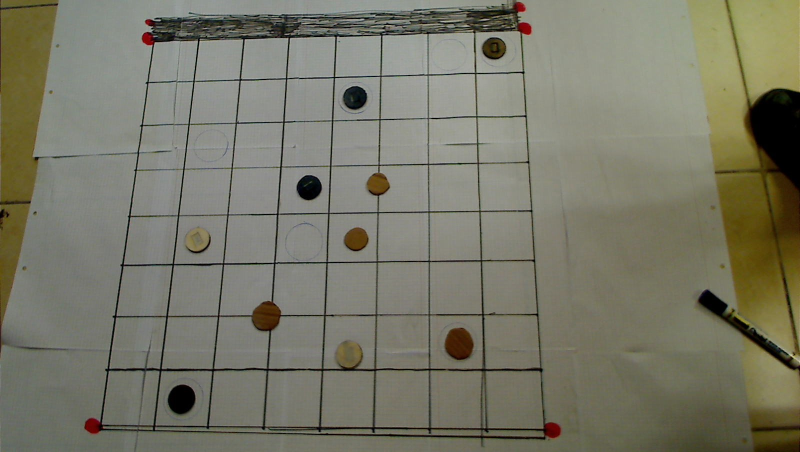
#> input picture עיבוד תמונה/data/WIN_20181129_13_32_56_Pro.jpg, 1600 x 904 px (shown at 1/2 size)
$ python -i cut_picture.py   (imports and definitions only)
#> lines starting #> are read from the running program, lines starting #| are printed output that depends on the picture; after the words box and inside, x2 and y2 are one past the last pixel; in counts of white or black regions, pixels touching at a corner belong together
import cv2;
import numpy as np;
import math

# [1 line not run here, left out]


# [32 lines left out: functions get_color, get_y_line_formula, get_x_line_formula, not called in this run]


def get_new_point(x, y):
    return ((x - 10) * 0.8, (y - 10) * 0.8)


def first_editing(image):
    image = cv2.adaptiveThreshold(image, 255, cv2.ADAPTIVE_THRESH_GAUSSIAN_C, cv2.THRESH_BINARY, 11, 10)
    image = cv2.morphologyEx(image, cv2.MORPH_OPEN, np.ones((4, 4)))
    image = cv2.medianBlur(image, 3)
    return image


def show_image(image):
    cv2.imshow("image", image)
    cv2.waitKey(0)


# [17 lines left out: functions resize, bolding, not called in this run]


# [1 line not run here, left out]

# [1 line that did not run here, left out]
# [1 line that did not run here, left out]
# [1 line that did not run here, left out]

# [1 line that did not run here, left out]
# for i in range(len(circles):

# circles = np.uint16(np.around(circles))


# [5 lines not run here, left out]

# [1 line that did not run here, left out]
# [1 line that did not run here, left out]
# [1 line that did not run here, left out]
# [1 line that did not run here, left out]
# [1 line that did not run here, left out]
# [1 line that did not run here, left out]
# [1 line that did not run here, left out]
# [16 lines not run here, left out]

red_lines = []
green_lines = []
red_form = []
green_form = []
# [18 lines not run here, left out]

table = []
sub = []
# [26 lines not run here, left out]

>>> import cv2
>>> picture = cv2.imread('עיבוד תמונה/data/WIN_20181129_13_32_56_Pro.jpg', cv2.IMREAD_GRAYSCALE)
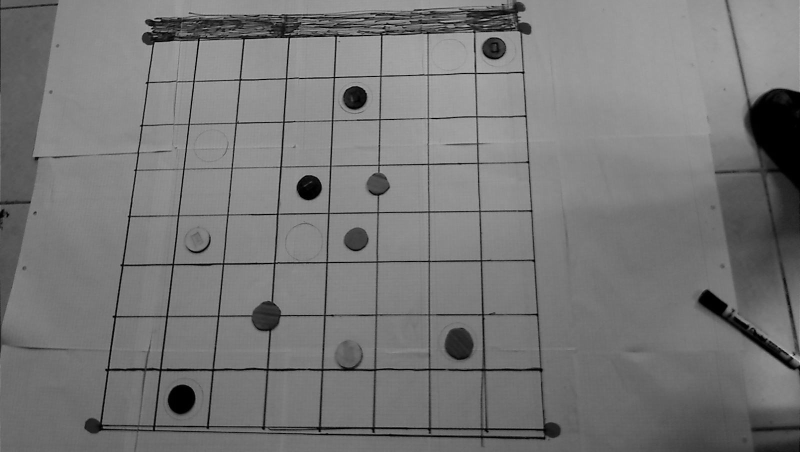
#> picture: shape (904, 1600) (shown at 1/2 size); min 0, max 204, mean 118.6
>>> result = first_editing(picture)
#> in first_editing, `image = cv2.adaptiveThreshold(image, 255, cv2.ADAPTIVE_THRESH_GAUSSIAN..`:
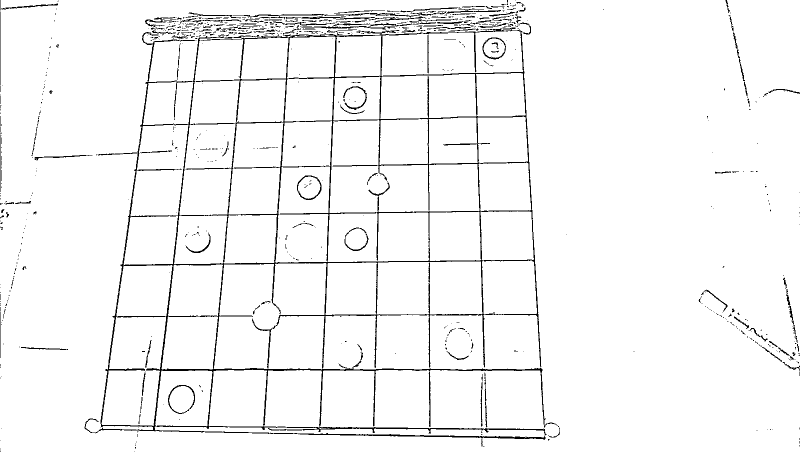
#> image: shape (904, 1600) (shown at 1/2 size); 96.1% white; black in thin lines or dots
#> in first_editing, `image = cv2.morphologyEx(image, cv2.MORPH_OPEN, np.ones((4, 4)))`:
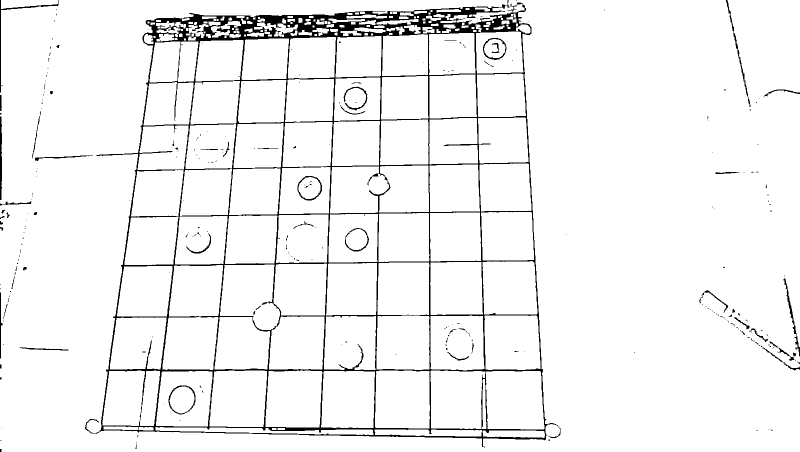
#> image: shape (904, 1600) (shown at 1/2 size); 95.2% white; 292 black regions (237 under 20 px), largest, box (x1, y1, x2, y2) and area: (170, 0, 1116, 895) 60248, (0, 0, 118, 185) 707, (0, 233, 4, 400) 588
#> in first_editing, `image = cv2.medianBlur(image, 3)`:
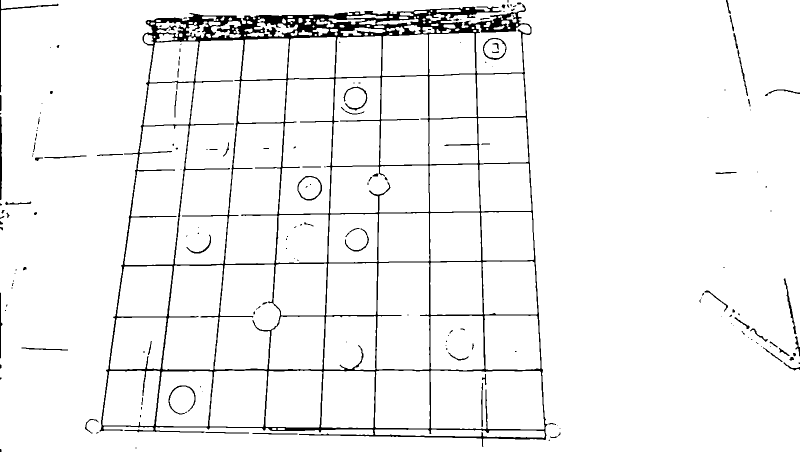
#> image: shape (904, 1600) (shown at 1/2 size); 95.3% white; 189 black regions (108 under 20 px), largest, box (x1, y1, x2, y2) and area: (199, 8, 1095, 894) 58492, (0, 0, 117, 185) 700, (0, 233, 4, 400) 586

$ run again, on עיבוד תמונה/data/WIN_20181129_13_25_58_Pro.jpg
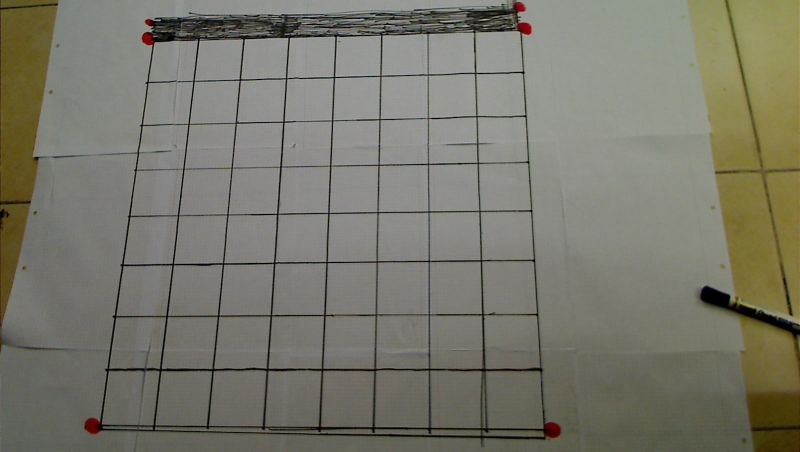
#> input picture עיבוד תמונה/data/WIN_20181129_13_25_58_Pro.jpg, 1600 x 904 px (shown at 1/2 size)
#> in first_editing, `image = cv2.adaptiveThreshold(image, 255, cv2.ADAPTIVE_THRESH_GAUSSIAN..`:
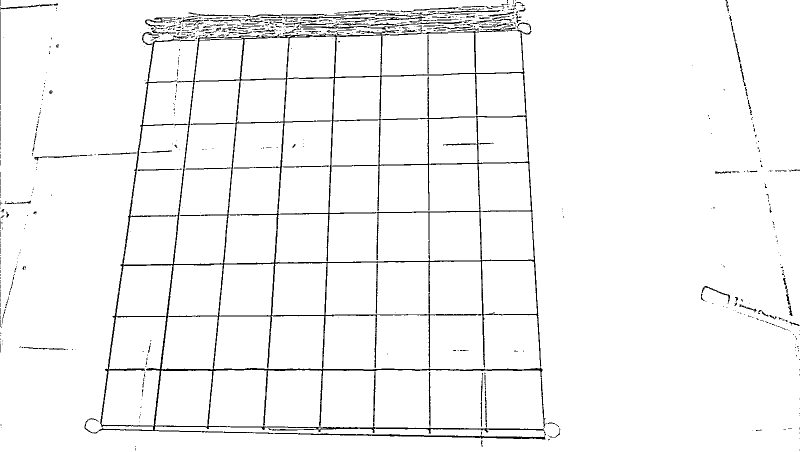
#> image: shape (904, 1600) (shown at 1/2 size); 96.3% white; black in thin lines or dots
#> in first_editing, `image = cv2.morphologyEx(image, cv2.MORPH_OPEN, np.ones((4, 4)))`:
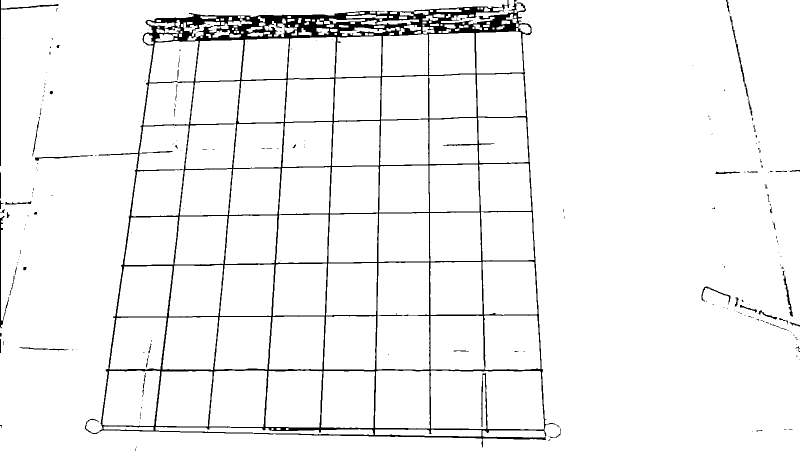
#> image: shape (904, 1600) (shown at 1/2 size); 95.4% white; 212 black regions (163 under 20 px), largest, box (x1, y1, x2, y2) and area: (170, 0, 1119, 895) 60146, (0, 0, 117, 332) 981, (0, 432, 18, 657) 605
